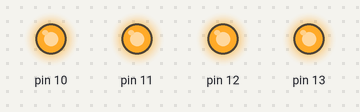
Simulated run of this sketch. Board: Arduino Uno, built with avr-gcc and run on an emulated ATmega328P. Shown: output pins drawn as LEDs (lit = HIGH).

Above: at 0.2 s.
At 2.62 s:
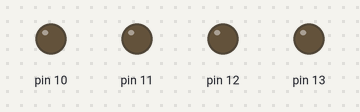
Timing chart, 0 to 3.0 s (numbered marks = the images above):
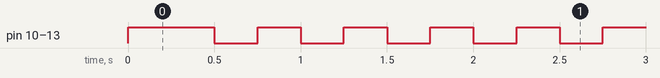

Measured:
- by itself, pin 10–13: alternates HIGH for 0.25 s and LOW for 0.25 s

The sketch:

allblinking.ino
```cpp
#include <funshield.h>

void setup() {
  // put your setup code here, to run once:
  pinMode(led1_pin, OUTPUT);
  pinMode(led2_pin, OUTPUT);
  pinMode(led3_pin, OUTPUT);
  pinMode(led4_pin, OUTPUT);
  digitalWrite(led1_pin, OFF);
  digitalWrite(led2_pin, OFF);
  digitalWrite(led3_pin, OFF);
  digitalWrite(led4_pin, OFF);
}
unsigned long lastTime = millis();
bool timeelapsed(unsigned long time) {
  unsigned long ttime = millis();
  if ((ttime - lastTime) >= time){
    lastTime = ttime;
    return true;
  }
  else
  {
    return false;
  }
}
bool val[] = {true, true, true, true};
void change(const int id, int i){
  if (val[i] == true){
    val[i] = false;
    digitalWrite(id, OFF);
  }
  else{
    val[i] = true;
    digitalWrite(id, ON);
  }
}
void changeAll(int ids[], int len){
  for (int j = 0; j < len; ++j){
      change(ids[j], j);
  }
}
void loop() {
  // put your main code here, to run repeatedly:
  int ids[] = {led1_pin, led2_pin, led3_pin, led4_pin};
  if (timeelapsed(250)){
    changeAll(ids, 4);
  }
}
```
